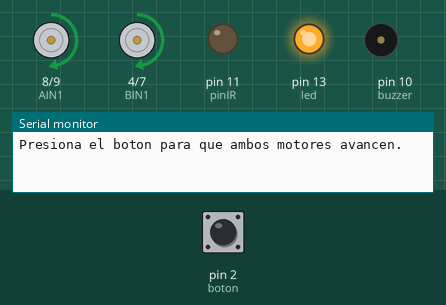
This sketch was run on a simulated Arduino Nano, built with avr-gcc and run on an emulated ATmega328P. Parts: motor-driver pin pairs drawn as motors (green arrow = first pin HIGH = forward, orange = second pin HIGH = backward, longer = more drive, scaled by the enable pin), output pins drawn as LEDs (lit = HIGH), buzzer (waves = sounding), the last lines printed to the serial monitor. The inputs (shaded band) are chosen by the test bench; at power-on: pin 2 (boton) HIGH.

Above: at 0.8 s.
At 2.0 s:
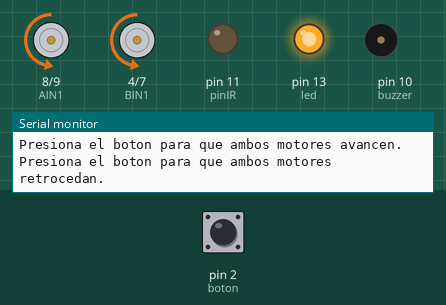
At 3.5 s:
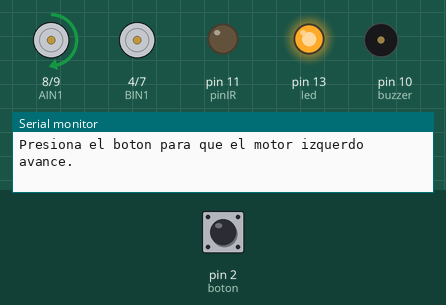
At 4.7 s:
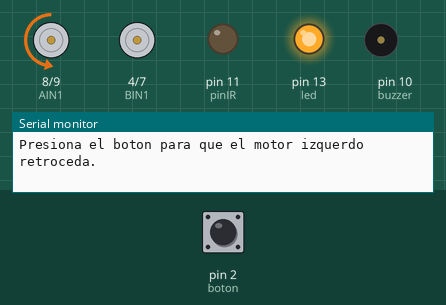
At 7.1 s:
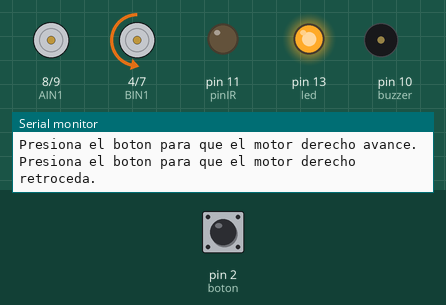
At 9.4 s:
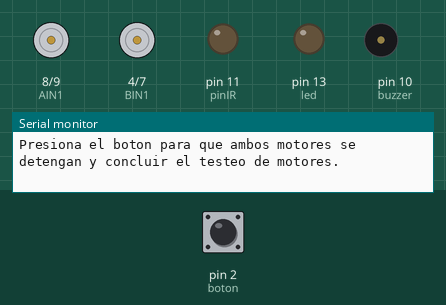
Timing chart, 0 to 10.9 s (numbered marks = the images above):
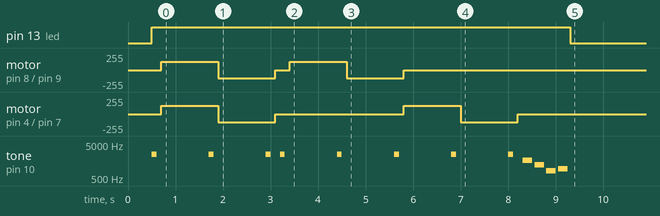

The sketch:

prueba_motores.ino
```cpp
#define boton 2
#define buzzer 10
#define led 13

bool debug = true; //para evitar que se esten mandando los outputs en consola cambiar a false
int s[] = {0,0,0,0,0,0};

void setup() {
  Serial.begin(115200);
  peri_setup();
  driverM_setup();
  sensores_setup();

  motores(0, 0);
  delay(500);

  digitalWrite(led,HIGH);
  Serial.println("Presiona el boton para que ambos motores avancen.");
  esperarBoton(); //presionar boton para que los motores avancen
  motores(125, 125);
  delay(1000);

  Serial.println("Presiona el boton para que ambos motores retrocedan.");
  esperarBoton(); //presionar boton para que los motores retrocedan
  motores(-125, -125);
  delay(1000);

  Serial.println("Presiona el boton para que ambos motores se detengan.");
  esperarBoton(); //presionar el boton para que los motores se detengan
  motores(0, 0);
  delay(100);

  Serial.println("Presiona el boton para que el motor izquerdo avance.");
  esperarBoton(); //presionar el boton para que el motor izquierdo avance
  motores(125, 0);
  delay(1000);

  Serial.println("Presiona el boton para que el motor izquerdo retroceda.");
  esperarBoton(); //presionar el boton para que el motor izquierdo retroceda
  motores(-125, 0);
  delay(1000);

  Serial.println("Presiona el boton para que el motor derecho avance.");
  esperarBoton(); //presionar el boton para que el motor derecho avance
  motores(0, 125);
  delay(1000);

  Serial.println("Presiona el boton para que el motor derecho retroceda.");
  esperarBoton(); //presionar el boton para que el motor derecho retroceda
  motores(0,-125);
  delay(1000);

  Serial.println("Presiona el boton para que ambos motores se detengan y concluir el testeo de motores.");
  esperarBoton(); //presionar el boton para que los motores se detengan
  motores(0, 0);
  delay(100);

  bipBkn(1661.22,200,50);
  bipBkn(1244.51,200,50);
  bipBkn(830.609,200,50);
  bipBkn(932.328,200,50);
  digitalWrite(led,LOW);
}


void loop() {
}
```

motores.ino
```cpp
//define pines (motor A es el izquierdo, y el B el derecho)
//en el driver, los pines A estan conectados al motor B, y viceversa. Los pines los defini para seguir la idea de A es izquierda y B es derecha
//o sea, los que dicen A efectivamente van a mover al motor A en el codigo (aunque realmente estamos moviendo al BINx del driver)
#define PWMA 5 //segun esquematico, pin 6
#define AIN1 8 //segun esquematico, pin 4
#define AIN2 9 //segun esquematico, pin 7

#define PWMB 6 //segun esquematico, pin 5
#define BIN1 4 //segun esquematico, pin 8
#define BIN2 7 //segun esquematico, pin 9

void driverM_setup(){
  pinMode(AIN1,OUTPUT);
  pinMode(AIN2,OUTPUT);
  pinMode(BIN1,OUTPUT);
  pinMode(BIN2,OUTPUT);
  pinMode(PWMA,OUTPUT);
  pinMode(PWMB,OUTPUT);
}

void motorI(int num){
  if (num >= 0){
    //avanza
    digitalWrite(AIN1, HIGH);
    digitalWrite(AIN2, LOW);
  } else {
    //retrocede
    digitalWrite(AIN2, HIGH);
    digitalWrite(AIN1, LOW);
    num = num * (-1);
  }

  //mover el motor
  analogWrite(PWMA, num);
}

void motorD(int num){
  if (num >= 0){
    //avanza
    digitalWrite(BIN1, HIGH);
    digitalWrite(BIN2, LOW);
  } else {
    //retrocede
    digitalWrite(BIN2, HIGH);
    digitalWrite(BIN1, LOW);
    num = num * (-1);
  }

  //mover el motor
  analogWrite(PWMB, num);
}

void motores(int izq, int der){
  motorI(izq);
  motorD(der);
}
```

perifericos.ino
```cpp
void peri_setup(){
  pinMode(buzzer,OUTPUT);
  pinMode(boton,INPUT);
  pinMode(led,OUTPUT);
}

void bipBkn(float freq, int t, int espera){
  //hace un sonido personalizado
  if (freq > 20000.0){freq=20000.0;} else if (freq < 20.0) {freq = 20.0;}
  tone(buzzer,freq, t);
  delay(t + espera); //tiempo de espera adicional entre tonos
}

void bip(){
  //un sonidito generico
  tone(buzzer,2500, 100);
  delay(200);
}

void esperarBoton(){
  //para las pruebas de motores y sensores es util
  while (digitalRead(boton) == false);
  bip(); //avisa de que el boton si fue presionado
}
```

sensores.ino
```cpp
//definicion pines
#define pinIR 11


int pos = 0;
int lastPos = 0;

void sensores_setup()
{
  pinMode(pinIR, OUTPUT);
}

void leer(){
  digitalWrite(pinIR, HIGH); //"encendido" del IR
  s[5] = analogRead(A1); //el A1 es el de mas a la derecha
  s[4] = analogRead(A2);
  s[3] = analogRead(A3);
  s[2] = analogRead(A4);
  s[1] = analogRead(A5);
  s[0] = analogRead(A6); //el A6 es el de mas a la izquierda
  digitalWrite(pinIR,LOW);//"apagado" del IR

  for(int i = 0;i<6;i++){
    s[i] = map(s[i],0,1023,1023,0); //asi lee linea blanca sobre fondo negro
  }

}

int posRel(){
  leer();
  float sumaPonderada = -2.5*s[0]-1.5*s[1]-0.5*s[2]+0.5*s[3]+1.5*s[4]+2.5*s[5];
  float suma = s[0]+s[1]+s[2]+s[3]+s[4]+s[5];
  bool enLinea = false;

  if (suma > 1000){
    enLinea = true;
    }

  if (enLinea){
    pos = int(100.0 * sumaPonderada / suma);
  } else { //trata de volver a la linea
    if (lastPos < 0) {
      pos = -255;
    } else if (lastPos >= 0) {
      pos = 255;
    }
  }
  lastPos = pos;
  return pos;
}
```
